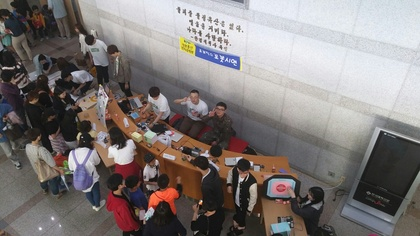
%> input picture 로보틱스/영상처리/현승이 파트/어린이날.jpeg, 420 x 236 px, shrunk from 1440 x 810 before the run
$ octave test1.m   (GNU Octave 9; MATLAB toolbox functions it lacks are replaced by stand-ins)
%> lines starting %> are read from the running program, lines starting %| are printed output that depends on the picture
close all; clear all; clc;
%% Image Load
Load_Img=imread('어린이날.jpeg');
%> Load_Img is the input picture: size 236x420x3 uint8; mean R, G, B 128.4, 122.1, 120.7
color=size(Load_Img,3);
%> color = 3

%% Image Processing
[height width temp]=size(Load_Img);
%> height = 236; width = 420; temp = 3

Cutted_height=height/2;
%> Cutted_height = 118
Cutted_width=width/2;
%> Cutted_width = 210

%%  Single pixel selection
for i=1:2:height
    for j=1:2:width
        for k=1:3
            Cutted_Img1((i+1)/2,(j+1)/2,k)=Load_Img(i,j,k);
        end
    end
end
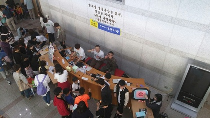
%> Cutted_Img1: size 118x210x3 uint8; mean R, G, B 128.5, 122.2, 120.9

%%  Interpolation
for i=1:2:height
    for j=1:2:width
        for k=1:3
            Cutted_Img2((i+1)/2,(j+1)/2,k)=Load_Img(i,j,k)/4+Load_Img(i+1,j,k)/4+Load_Img(i,j+1,k)/4+Load_Img(i+1,j+1,k)/4;
        end
    end
end
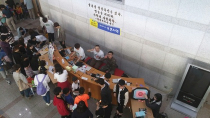
%> Cutted_Img2: size 118x210x3 uint8; mean R, G, B 128.9, 122.6, 121.2

%%  Replication

for i=2:2:height*2
    for j=2:2:width*2
        for k=1:3
            Expanded_Img1(i,j,k)=Load_Img(i/2,j/2,k);
            Expanded_Img1(i+1,j,k)=Load_Img(i/2,j/2,k);
            Expanded_Img1(i,j+1,k)=Load_Img(i/2,j/2,k);
            Expanded_Img1(i+1,j+1,k)=Load_Img(i/2,j/2,k);
        end
    end
end
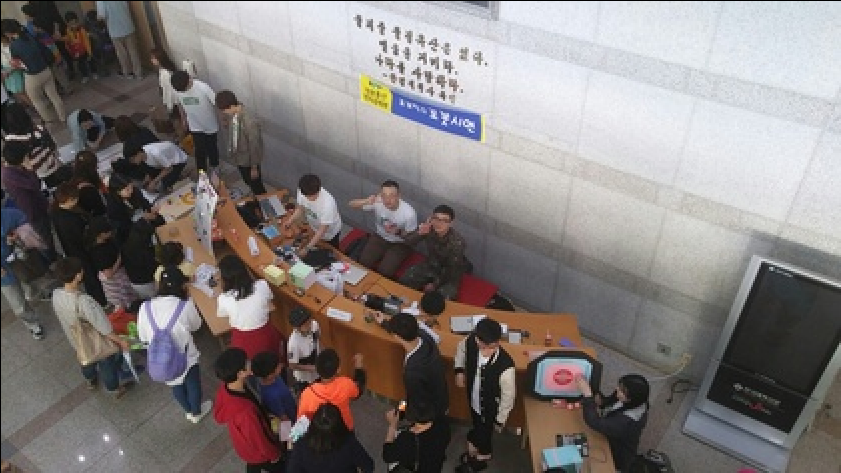
%> Expanded_Img1: size 473x841x3 uint8; mean R, G, B 127.9, 121.7, 120.3


%% Image Show
set(0,'DefaultFigureWindowStyle','docked');
figure(1)
imshow(Load_Img);
figure(2)
imshow(Cutted_Img1);
figure(3)
imshow(Cutted_Img2);
figure(4)
imshow(Expanded_Img1);
